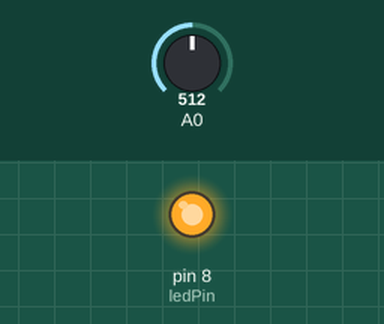
Recording of a sketch running on a simulated Arduino Uno, built with avr-gcc and run on an emulated ATmega328P. On the bench: output pins drawn as LEDs (lit = HIGH). The inputs (shaded band) are chosen by the test bench; at power-on: A0 = 512. What the sketch prints to the serial monitor is not drawn.

Above: at 0.9 s.
At 1.95 s:
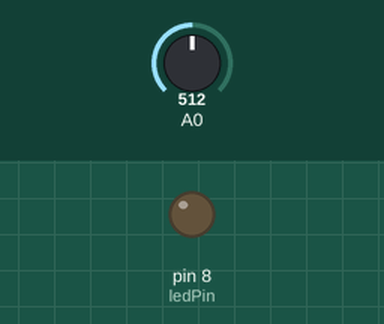
Timing chart, 0 to 3.0 s (numbered marks = the images above):
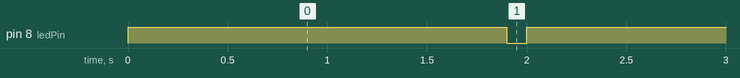

The sketch:

Temp_Control.ino
```cpp
//Ejemplo Sistema de Control sencillo
//Tomas de Camino Beck
//Pin 8 conectado a un Relay que conecta a un bombillo de 25W
//A0 conectado a un medidor de temperatura.

int ledPin = 8;
int volt, time;
float degreesC;


void setup()
{
  pinMode(ledPin, OUTPUT);
 Serial.begin(9600);
 time = 100;
}

void loop()
{

  //prende y apaga el relay
  //relay en modo Normally closed
  //con HIGH se apaga
  digitalWrite(ledPin, HIGH);
  delay(2000-time);
  digitalWrite(ledPin, LOW);
  delay(time);

  //lee el voltage y lo convierte a temperatura
  volt =analogRead(A0);
  degreesC = (volt* 0.004882814 - 0.5) * 100.0;
  Serial.print(time);
  Serial.print(",");
  Serial.println(degreesC);

  //simple rutina de control
  if(degreesC<31){
   time=1500;
  }else{
   time=0;
  }
}
```

Measured:
- by itself, pin 8 (ledPin): LOW → HIGH at 0.00 s, → LOW 1.9 s later, → HIGH 0.10 s later
